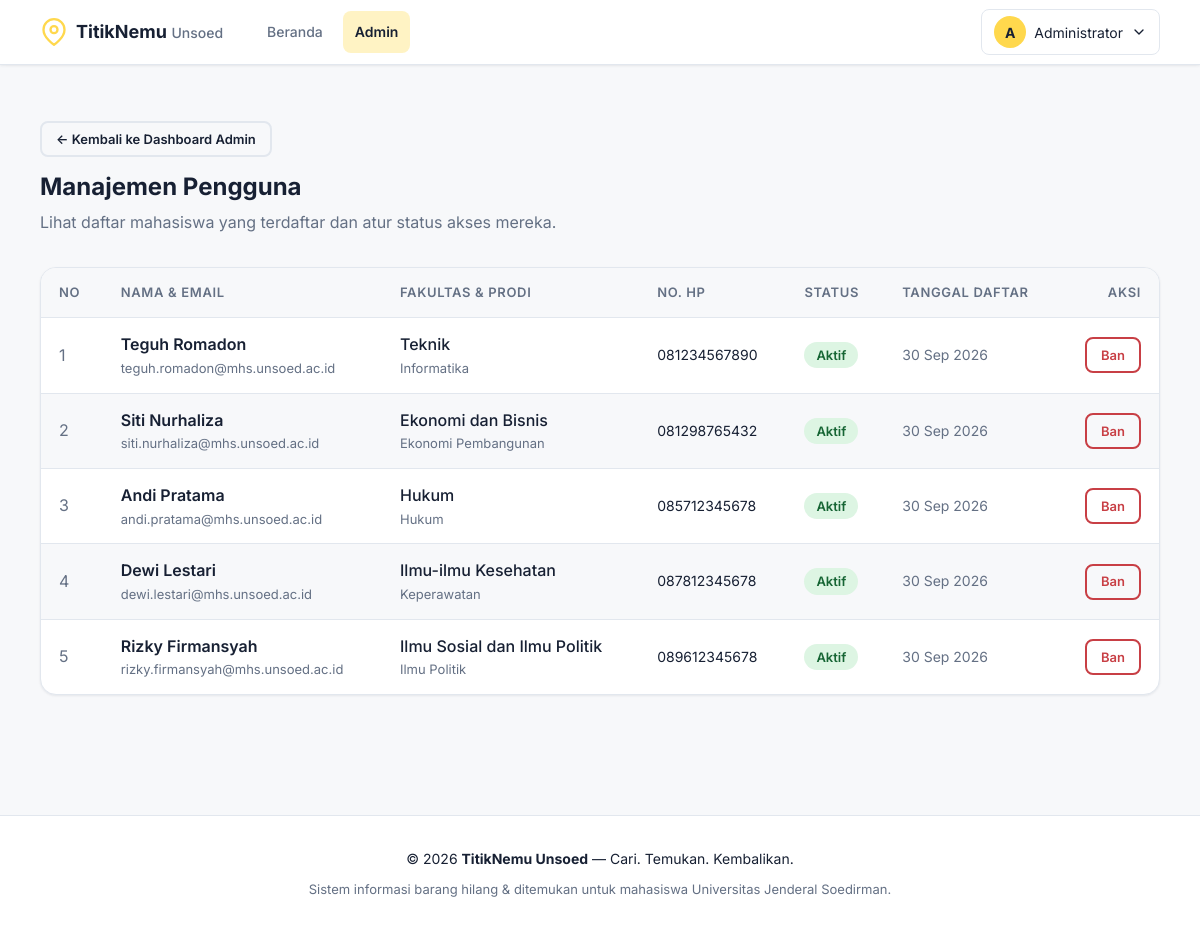
The page /admin/users.php (signed in) on the database its author committed.
### tables this page shows
CREATE TABLE users (
  id INT AUTO_INCREMENT PRIMARY KEY,
  nama VARCHAR(100) NOT NULL,
  email VARCHAR(100) NOT NULL UNIQUE,
  no_hp VARCHAR(20) NOT NULL,
  fakultas_id INT NOT NULL,
  prodi_id INT NOT NULL,
  password VARCHAR(255) NOT NULL,
  role ENUM('user','admin') NOT NULL DEFAULT 'user',
  is_banned TINYINT(1) NOT NULL DEFAULT 0,
  created_at TIMESTAMP NOT NULL DEFAULT CURRENT_TIMESTAMP,
  FOREIGN KEY (fakultas_id) REFERENCES fakultas(id)
    ON DELETE RESTRICT ON UPDATE CASCADE,
  FOREIGN KEY (prodi_id) REFERENCES prodi(id)
    ON DELETE RESTRICT ON UPDATE CASCADE
);

CREATE TABLE fakultas (
  id INT AUTO_INCREMENT PRIMARY KEY,
  nama_fakultas VARCHAR(100) NOT NULL
);

CREATE TABLE prodi (
  id INT AUTO_INCREMENT PRIMARY KEY,
  fakultas_id INT NOT NULL,
  jenjang VARCHAR(5) NOT NULL,
  nama_prodi VARCHAR(100) NOT NULL,
  FOREIGN KEY (fakultas_id) REFERENCES fakultas(id)
    ON DELETE CASCADE ON UPDATE CASCADE
);

### admin/users.php (the view, shortened to what this page needs)
<?php
require_once '../config/database.php';
$currentAdminId = (int)$_SESSION['user_id'];
$sql = "
    SELECT u.id, u.nama, u.email, u.no_hp, u.is_banned, u.created_at, f.nama_fakultas, p.nama_prodi
    FROM users u
    JOIN fakultas f ON u.fakultas_id = f.id
    JOIN prodi p ON u.prodi_id = p.id
    WHERE u.id != ? AND u.role = 'user'
    ORDER BY u.created_at DESC
";
$stmt = $conn->prepare($sql);
$stmt->bind_param('i', $currentAdminId);
$stmt->execute();
$result = $stmt->get_result();
$users = [];
while ($row = $result->fetch_assoc()) {
    $users[] = $row;
}
require_once '../includes/header.php';
require_once '../includes/navbar.php';
?>
<section class="section">
  <div class="container">
    <div class="page-header">
      <a href="dashboard.php" class="btn btn--outline btn--sm mb-2" style="display: inline-flex;">&larr; Kembali ke Dashboard Admin</a>
      <h1 class="page-header__title">Manajemen Pengguna</h1>
      <p class="page-header__sub">Lihat daftar mahasiswa yang terdaftar dan atur status akses mereka.</p>
    </div>
    <div class="table-responsive" style="background: var(--surface); border: 1px solid var(--border); border-radius: var(--radius-lg);">
      <table class="table table--admin">
        <thead>
          <tr>
            <th>No</th>
            <th>Nama & Email</th>
            <th>Fakultas & Prodi</th>
            <th>No. HP</th>
            <th>Status</th>
            <th>Tanggal Daftar</th>
            <th style="text-align: right;">Aksi</th>
          </tr>
        </thead>
        <tbody>
          <?php if (empty($users)): ?>
            <tr><td colspan="7" class="text-center text-muted" style="padding: 2rem;">Belum ada pengguna terdaftar.</td></tr>
          <?php else: ?>
            <?php $no = 1; foreach ($users as $u): ?>
              <tr>
                <td class="text-muted"><?= $no++ ?></td>
                <td>
                  <div style="font-weight: 600; color: var(--ink);"><?= htmlspecialchars($u['nama']) ?></div>
                  <div style="font-size: var(--font-size-xs); color: var(--muted);"><?= htmlspecialchars($u['email']) ?></div>
                </td>
                <td>
                  <div style="font-weight: 500;"><?= htmlspecialchars($u['nama_fakultas']) ?></div>
                  <div style="font-size: var(--font-size-xs); color: var(--muted);"><?= htmlspecialchars($u['nama_prodi']) ?></div>
                </td>
                <td style="font-size: var(--font-size-sm);">
                  <?= htmlspecialchars($u['no_hp']) ?>
                </td>
                <td>
                  <?php if ($u['is_banned']): ?>
                    <span class="badge" style="background:#fef2f2; color:var(--danger); border: 1px solid #fecaca;">Banned</span>
                  <?php else: ?>
                    <span class="badge" style="background:var(--brand-green-soft); color:#166534;">Aktif</span>
                  <?php endif; ?>
                </td>
                <td class="text-muted" style="font-size: var(--font-size-sm);">
                  <?= date('d M Y', strtotime($u['created_at'])) ?>
                </td>
                <td style="text-align: right;">
                  <form action="users.php" method="POST" onsubmit="return confirm('Yakin ingin <?= $u['is_banned'] ? 'mengaktifkan kembali' : 'menonaktifkan (ban)' ?> akun ini?');">
                    <?php if ($u['is_banned']): ?>
                      <input type="hidden" name="action" value="unban">
                      <button type="submit" class="btn btn--outline btn--sm">Unban</button>
                    <?php else: ?>
                      <button type="submit" class="btn btn--outline btn--sm" style="color: var(--danger); border-color: var(--danger);">Ban</button>
                    <?php endif; ?>
                  </form>
                </td>
              </tr>
            <?php endforeach; ?>
          <?php endif; ?>
        </tbody>
      </table>
    </div>
  </div>
</section>
<?php require_once '../includes/footer.php'; ?>

### css/style.css (style rules this page uses)
:root { --brand-yellow: #FFD84D; --brand-yellow-soft: #FFF3C4; --brand-green: #43B96B; --brand-green-soft: #DDF5E3; --ink: #172033; --muted: #647084; --surface: #FFFFFF; --page: #F7F8FA; --border: #E2E7EE; --danger: #C83F45; --focus: #2864C5; --font-family: 'Inter', system-ui, -apple-system, sans-serif; --font-size-base: 16px; --font-size-xs: 13px; --font-size-sm: 14px; --font-size-lg: 18px; --font-size-xl: 20px; --font-size-2xl: 24px; --font-size-3xl: 32px; --radius-sm: 8px; --radius-md: 12px; --radius-lg: 16px; --shadow-sm: 0 1px 3px rgba(23, 32, 51, 0.05), 0 1px 2px rgba(23, 32, 51, 0.03); --shadow-md: 0 4px 12px -2px rgba(23, 32, 51, 0.08), 0 2px 6px -1px rgba(23, 32, 51, 0.04); --shadow-lg: 0 12px 24px -4px rgba(23, 32, 51, 0.10), 0 4px 8px -2px rgba(23, 32, 51, 0.05); --transition: 150ms ease-in-out; --container-max: 1320px; }
*, *::before, *::after { box-sizing: border-box; margin: 0; padding: 0; }
html { font-size: var(--font-size-base); -webkit-text-size-adjust: 100%; }
body { font-family: var(--font-family); font-size: 1rem; line-height: 1.6; color: var(--ink); background-color: var(--page); min-height: 100vh; display: flex; flex-direction: column; -webkit-font-smoothing: antialiased; -moz-osx-font-smoothing: grayscale; }
a { color: var(--focus); text-decoration: none; transition: color var(--transition); }
.container { width: 100%; max-width: var(--container-max); margin-left: auto; margin-right: auto; padding-left: 1.25rem; padding-right: 1.25rem; }
@media (min-width: 640px) { .container { padding-left: 2rem; padding-right: 2rem; } }
@media (min-width: 1024px) { .container { padding-left: 2.5rem; padding-right: 2.5rem; } }
.section { padding: 2.5rem 0; }
@media (min-width: 1024px) { .section { padding: 3.5rem 0; } }
.page-header { margin-bottom: 2rem; }
.page-header__title { font-size: var(--font-size-2xl); font-weight: 700; color: var(--ink); line-height: 1.2; }
.page-header__sub { font-size: 1rem; color: var(--muted); margin-top: .5rem; }
.btn { display: inline-flex; align-items: center; justify-content: center; gap: .5rem; padding: .625rem 1.25rem; font-family: inherit; font-size: var(--font-size-sm); font-weight: 600; line-height: 1.4; border: 2px solid transparent; border-radius: var(--radius-sm); cursor: pointer; text-decoration: none; min-height: 44px; transition: background var(--transition), color var(--transition), border-color var(--transition), box-shadow var(--transition), transform var(--transition); }
.btn--outline { background: transparent; color: var(--ink); border-color: var(--border); }
.btn--sm { padding: .375rem .875rem; font-size: var(--font-size-xs); min-height: 36px; }
.badge { display: inline-flex; align-items: center; gap: .375rem; padding: .25rem .75rem; font-size: var(--font-size-xs); font-weight: 600; border-radius: 9999px; white-space: nowrap; line-height: 1.4; }
.table-responsive { overflow-x: auto; background: var(--surface); border: 1px solid var(--border); border-radius: var(--radius-lg); box-shadow: var(--shadow-sm); }
.table { width: 100%; border-collapse: collapse; text-align: left; white-space: nowrap; }
.table th, .table td { padding: .875rem 1.125rem; border-bottom: 1px solid var(--border); vertical-align: middle; }
.table th { background: var(--page); font-weight: 600; font-size: var(--font-size-xs); color: var(--muted); text-transform: uppercase; letter-spacing: 0.05em; border-top: none; }
.table tr:last-child td { border-bottom: none; }
.table tbody tr { transition: background var(--transition); }
.table--admin tbody tr:nth-child(even) { background-color: var(--page); }
.text-muted { color: var(--muted); }
.mb-2 { margin-bottom: 1rem; }

### admin/users.php (style rules this page uses)
.table--admin tbody tr:nth-child(even) { background-color: var(--page); }

### rows shown on the page
users: nama "Teguh Romadon", email "teguh.romadon@mhs.unsoed.ac.id", fakultas.nama_fakultas "Teknik", prodi.nama_prodi "Informatika", no_hp "081234567890", is_banned "Aktif", created_at "30 Sep 2026"
users: nama "Siti Nurhaliza", email "siti.nurhaliza@mhs.unsoed.ac.id", fakultas.nama_fakultas "Ekonomi dan Bisnis", prodi.nama_prodi "Ekonomi Pembangunan", no_hp "081298765432", is_banned "Aktif", created_at "30 Sep 2026"
users: nama "Andi Pratama", email "andi.pratama@mhs.unsoed.ac.id", fakultas.nama_fakultas "Hukum", prodi.nama_prodi "Hukum", no_hp "085712345678", is_banned "Aktif", created_at "30 Sep 2026"
users: nama "Dewi Lestari", email "dewi.lestari@mhs.unsoed.ac.id", fakultas.nama_fakultas "Ilmu-ilmu Kesehatan", prodi.nama_prodi "Keperawatan", no_hp "087812345678", is_banned "Aktif", created_at "30 Sep 2026"
users: nama "Rizky Firmansyah", email "rizky.firmansyah@mhs.unsoed.ac.id", fakultas.nama_fakultas "Ilmu Sosial dan Ilmu Politik", prodi.nama_prodi "Ilmu Politik", no_hp "089612345678", is_banned "Aktif", created_at "30 Sep 2026"

### other values the page prints
mb_substr($userName, 0, 1) "A"
$userName "Administrator"
